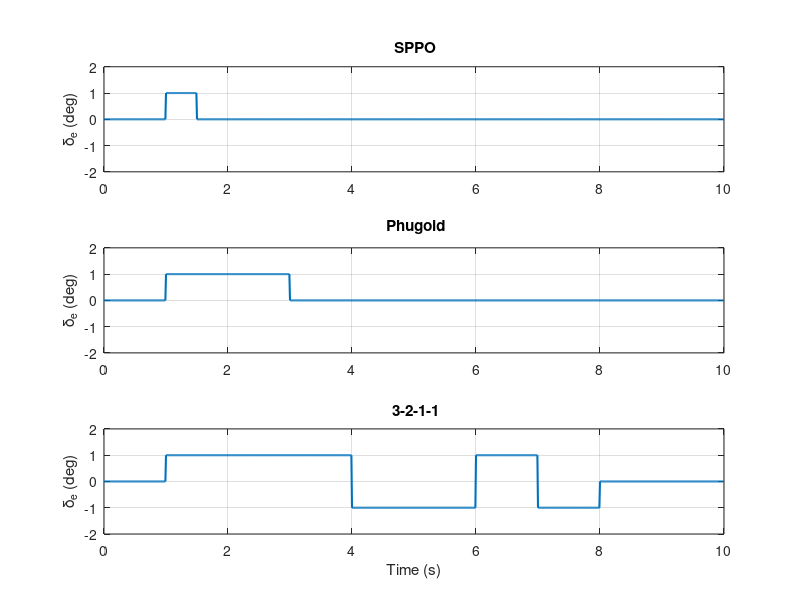
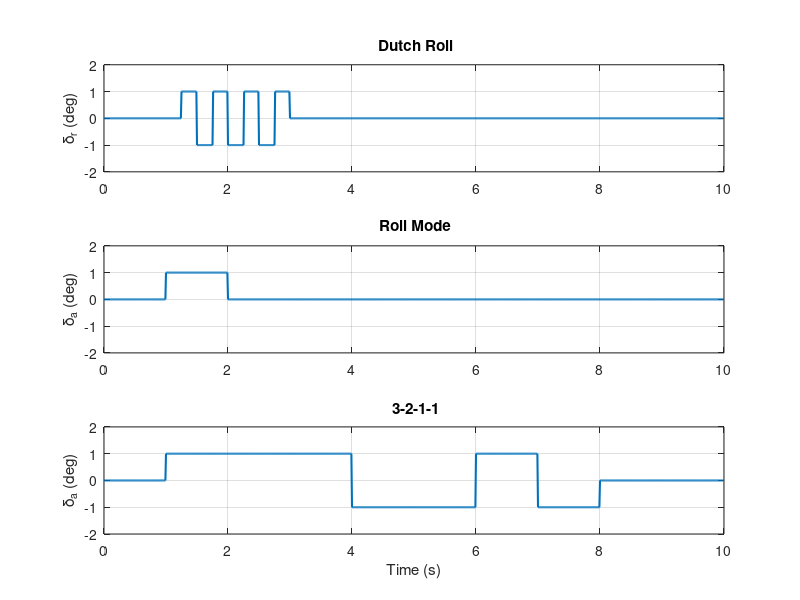

MATLAB code for these plots, in order:
%Signal Generation - sig_gen.m

close all;
clear all;
clc

shorttime = 0:0.01:10;
%% Longitudinal Signals

%sppo
[u_sppo, time] = gensig('square', 1, shorttime(end), 0.01);
hh = find(time==1);
hh1 = find(time==1.5);
u_sppo(1:hh) = 0;
u_sppo(hh:hh1) = 1;
u_sppo(hh1:end) = 0;



%phugoid
[u_phugoid, time] = gensig('square', 4, shorttime(end), 0.01);
hh = find(time==1);
hh1 = find(time==3);
u_phugoid(1:hh) = 0;
u_phugoid(hh:hh1) = 1;
u_phugoid(hh1:end) = 0;



%3-2-1-1
[u_custom, time] = gensig('square', 2, shorttime(end), 0.01);
gg = find(time==1);
hh1 = find(time==4);
hh2 = find(time==6);
hh3 = find(time==7);
hh4 = find(time==8);

u_custom(gg:hh1) = 1;
u_custom(hh1:hh2) = -1;
u_custom(hh2:hh3) = 1;
u_custom(hh3:hh4) = -1;
u_custom(hh4:end) = 0;


t = time;
FgH=figure('Units','normalized',...
           'Position',[.453 .221 .542 .685]);
%
%  Axes for plotting.
%
AxH=axes('Box','on',...
         'Units','normalized',...
         'Position',[.15 .15 .9 .8],...
         'XGrid','on', 'YGrid','on');
subplot(3,1,1),plot(t,u_sppo, 'Linewidth',1.5),grid on;ylabel('\delta_e (deg)');
axis([0 10 -2 2]); title('{\bf SPPO}');
subplot(3,1,2),plot(t,u_phugoid, 'Linewidth',1.5),grid on;ylabel('\delta_e (deg)');
axis([0 10 -2 2]); title('{\bf Phugoid}');
subplot(3,1,3),plot(t,u_custom, 'Linewidth',1.5),grid on;ylabel('\delta_e (deg)'),xlabel('Time (s)');
axis([0 10 -2 2]); title('{\bf 3-2-1-1}');

%% Lateral Signals

%dutch
[u_dutch, time] = gensig('square', 0.5, shorttime(end), 0.01);
hh = find(time==1);
hh1 = find(time==3);
aa = find(time==1.5);
aa1 = find(time==1.75);
aa2 = find(time==2);
aa3 = find(time==2.25);
aa4 = find(time==2.5);
aa5 = find(time==2.75);
u_dutch(1:hh) = 0;
u_dutch(hh1:end) = 0;
u_dutch(aa:aa1) = -1;
u_dutch(aa2:aa3) = -1;
u_dutch(aa4:aa5) = -1;


%roll
[u_roll, time] = gensig('square', 4, shorttime(end), 0.01);
hh = find(time==1);
hh1 = find(time==2);
u_roll(1:hh) = 0;
u_roll(hh:hh1) = 1;
u_roll(hh1:end) = 0;



%3-2-1-1
[u_custom, time] = gensig('square', 2, shorttime(end), 0.01);
gg = find(time==1);
hh1 = find(time==4);
hh2 = find(time==6);
hh3 = find(time==7);
hh4 = find(time==8);

u_custom(gg:hh1) = 1;
u_custom(hh1:hh2) = -1;
u_custom(hh2:hh3) = 1;
u_custom(hh3:hh4) = -1;
u_custom(hh4:end) = 0;


t = time;
FgH=figure('Units','normalized',...
           'Position',[.453 .221 .542 .685]);
%
%  Axes for plotting.
%
AxH=axes('Box','on',...
         'Units','normalized',...
         'Position',[.15 .15 .9 .8],...
         'XGrid','on', 'YGrid','on');
subplot(3,1,1),plot(t,u_dutch, 'Linewidth',1.5),grid on;ylabel('\delta_r (deg)');
axis([0 10 -2 2]); title('{\bf Dutch Roll}');
subplot(3,1,2),plot(t,u_roll, 'Linewidth',1.5),grid on;ylabel('\delta_a (deg)');
axis([0 10 -2 2]); title('{\bf Roll Mode}');
subplot(3,1,3),plot(t,u_custom, 'Linewidth',1.5),grid on;ylabel('\delta_a (deg)'),xlabel('Time (s)');
axis([0 10 -2 2]); title('{\bf 3-2-1-1}');
